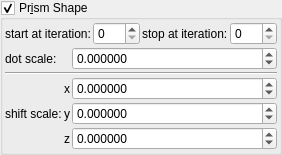
    <widget class="MyGroupBox" name="groupCheck_transf_function_enabledP_false">
     <property name="toolTip">
      <string/>
     </property>
     <property name="title">
      <string>Pr&amp;ism Shape</string>
     </property>
     <property name="checkable">
      <bool>true</bool>
     </property>
     <layout class="QVBoxLayout" name="verticalLayout_36" stretch="0,0">
      <property name="spacing">
       <number>2</number>
      </property>
      <property name="leftMargin">
       <number>2</number>
      </property>
      <property name="topMargin">
       <number>2</number>
      </property>
      <property name="rightMargin">
       <number>2</number>
      </property>
      <property name="bottomMargin">
       <number>2</number>
      </property>
      <item>
       <layout class="QHBoxLayout" name="horizontalLayout_17" stretch="0,1,0,1">
        <item>
         <widget class="QLabel" name="label_102">
          <property name="text">
           <string>start at iteration:</string>
          </property>
         </widget>
        </item>
        <item>
         <widget class="MySpinBox" name="spinboxInt_transf_start_iterations_P">
          <property name="sizePolicy">
           <sizepolicy hsizetype="Minimum" vsizetype="Maximum">
            <horstretch>0</horstretch>
            <verstretch>0</verstretch>
           </sizepolicy>
          </property>
          <property name="minimum">
           <number>0</number>
          </property>
          <property name="maximum">
           <number>999</number>
          </property>
          <property name="value">
           <number>0</number>
          </property>
         </widget>
        </item>
        <item>
         <widget class="QLabel" name="label_73">
          <property name="text">
           <string>stop at iteration:</string>
          </property>
         </widget>
        </item>
        <item>
         <widget class="MySpinBox" name="spinboxInt_transf_stop_iterations_P1">
          <property name="sizePolicy">
           <sizepolicy hsizetype="Preferred" vsizetype="Maximum">
            <horstretch>0</horstretch>
            <verstretch>0</verstretch>
           </sizepolicy>
          </property>
          <property name="maximum">
           <number>999</number>
          </property>
         </widget>
        </item>
       </layout>
      </item>
      <item>
       <layout class="QGridLayout" name="gridLayout_33" columnstretch="0,0,1">
        <property name="spacing">
         <number>2</number>
        </property>
        <item row="1" column="0" colspan="3">
         <widget class="Line" name="line_2">
          <property name="orientation">
           <enum>Qt::Horizontal</enum>
          </property>
         </widget>
        </item>
        <item row="3" column="1">
         <widget class="QLabel" name="label_130">
          <property name="sizePolicy">
           <sizepolicy hsizetype="Preferred" vsizetype="Preferred">
            <horstretch>0</horstretch>
            <verstretch>0</verstretch>
           </sizepolicy>
          </property>
          <property name="text">
           <string notr="true">y</string>
          </property>
          <property name="alignment">
           <set>Qt::AlignRight|Qt::AlignTrailing|Qt::AlignVCenter</set>
          </property>
         </widget>
        </item>
        <item row="4" column="1">
         <widget class="QLabel" name="label_131">
          <property name="sizePolicy">
           <sizepolicy hsizetype="Preferred" vsizetype="Preferred">
            <horstretch>0</horstretch>
            <verstretch>0</verstretch>
           </sizepolicy>
          </property>
          <property name="text">
           <string notr="true">z</string>
          </property>
          <property name="alignment">
           <set>Qt::AlignRight|Qt::AlignTrailing|Qt::AlignVCenter</set>
          </property>
         </widget>
        </item>
        <item row="2" column="1">
         <widget class="QLabel" name="label_129">
          <property name="sizePolicy">
           <sizepolicy hsizetype="Preferred" vsizetype="Preferred">
            <horstretch>0</horstretch>
            <verstretch>0</verstretch>
           </sizepolicy>
          </property>
          <property name="text">
           <string notr="true">x</string>
          </property>
          <property name="alignment">
           <set>Qt::AlignRight|Qt::AlignTrailing|Qt::AlignVCenter</set>
          </property>
         </widget>
        </item>
        <item row="2" column="2">
         <widget class="MyDoubleSpinBox" name="spinbox3_transf_constant_multiplier_000_x">
          <property name="sizePolicy">
           <sizepolicy hsizetype="Minimum" vsizetype="Maximum">
            <horstretch>0</horstretch>
            <verstretch>0</verstretch>
           </sizepolicy>
          </property>
          <property name="prefix">
           <string/>
          </property>
          <property name="suffix">
           <string/>
          </property>
          <property name="decimals">
           <number>6</number>
          </property>
          <property name="minimum">
           <double>-99.989999999999995</double>
          </property>
          <property name="maximum">
           <double>99.989999999999995</double>
          </property>
          <property name="singleStep">
           <double>0.100000000000000</double>
          </property>
         </widget>
        </item>
        <item row="3" column="2">
         <widget class="MyDoubleSpinBox" name="spinbox3_transf_constant_multiplier_000_y">
          <property name="sizePolicy">
           <sizepolicy hsizetype="Minimum" vsizetype="Maximum">
            <horstretch>0</horstretch>
            <verstretch>0</verstretch>
           </sizepolicy>
          </property>
          <property name="prefix">
           <string/>
          </property>
          <property name="suffix">
           <string/>
          </property>
          <property name="decimals">
           <number>6</number>
          </property>
          <property name="minimum">
           <double>-99.989999999999995</double>
          </property>
          <property name="maximum">
           <double>99.989999999999995</double>
          </property>
          <property name="singleStep">
           <double>0.100000000000000</double>
          </property>
         </widget>
        </item>
        <item row="0" column="2">
         <widget class="MyDoubleSpinBox" name="spinbox_transf_scale">
          <property name="sizePolicy">
           <sizepolicy hsizetype="Minimum" vsizetype="Maximum">
            <horstretch>0</horstretch>
            <verstretch>0</verstretch>
           </sizepolicy>
          </property>
          <property name="font">
           <font>
            <weight>50</weight>
            <bold>false</bold>
           </font>
          </property>
          <property name="prefix">
           <string/>
          </property>
          <property name="suffix">
           <string/>
          </property>
          <property name="decimals">
           <number>6</number>
          </property>
          <property name="minimum">
           <double>-99.989999999999995</double>
          </property>
          <property name="maximum">
           <double>99.989999999999995</double>
          </property>
          <property name="singleStep">
           <double>0.100000000000000</double>
          </property>
         </widget>
        </item>
        <item row="4" column="2">
         <widget class="MyDoubleSpinBox" name="spinbox3_transf_constant_multiplier_000_z">
          <property name="sizePolicy">
           <sizepolicy hsizetype="Minimum" vsizetype="Maximum">
            <horstretch>0</horstretch>
            <verstretch>0</verstretch>
           </sizepolicy>
          </property>
          <property name="prefix">
           <string/>
          </property>
          <property name="suffix">
           <string/>
          </property>
          <property name="decimals">
           <number>6</number>
          </property>
          <property name="minimum">
           <double>-99.989999999999995</double>
          </property>
          <property name="maximum">
           <double>99.989999999999995</double>
          </property>
          <property name="singleStep">
           <double>0.100000000000000</double>
          </property>
         </widget>
        </item>
        <item row="0" column="0">
         <widget class="QLabel" name="label_177">
          <property name="text">
           <string>dot scale:</string>
          </property>
         </widget>
        </item>
        <item row="3" column="0">
         <widget class="QLabel" name="label_174">
          <property name="text">
           <string>shift scale:</string>
          </property>
         </widget>
        </item>
       </layout>
      </item>
     </layout>
    </widget>
